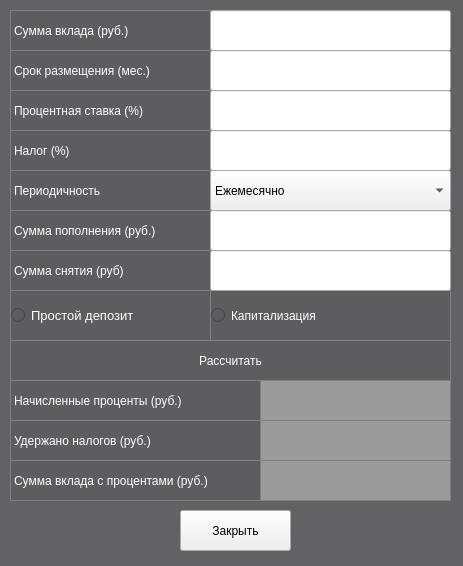
<?xml version="1.0" encoding="UTF-8"?>
<ui version="4.0">
 <class>DepositView</class>
 <widget class="QDialog" name="DepositView">
  <property name="geometry">
   <rect>
    <x>0</x>
    <y>0</y>
    <width>463</width>
    <height>566</height>
   </rect>
  </property>
  <property name="minimumSize">
   <size>
    <width>463</width>
    <height>560</height>
   </size>
  </property>
  <property name="maximumSize">
   <size>
    <width>463</width>
    <height>600</height>
   </size>
  </property>
  <property name="windowTitle">
   <string>DepositCalc</string>
  </property>
  <property name="styleSheet">
   <string notr="true">QDialog{
        background-color: rgba(93, 92, 94, 209);
}</string>
  </property>
  <property name="modal">
   <bool>true</bool>
  </property>
  <widget class="QLabel" name="label_summ">
   <property name="geometry">
    <rect>
     <x>10</x>
     <y>10</y>
     <width>201</width>
     <height>41</height>
    </rect>
   </property>
   <property name="styleSheet">
    <string notr="true">QLabel{
font:10pt &quot;.AppleSystemUIFont&quot;;
	color: rgb(255, 255, 255);
     border: 1px solid grey;
	background-color: rgba(93, 92, 94, 209);
}</string>
   </property>
   <property name="text">
    <string>Сумма вклада (руб.)</string>
   </property>
  </widget>
  <widget class="QLabel" name="label_period">
   <property name="geometry">
    <rect>
     <x>10</x>
     <y>50</y>
     <width>201</width>
     <height>41</height>
    </rect>
   </property>
   <property name="styleSheet">
    <string notr="true">QLabel{
font:10pt &quot;.AppleSystemUIFont&quot;;
	color: rgb(255, 255, 255);
     border: 1px solid grey;
	background-color: rgba(93, 92, 94, 209);
}</string>
   </property>
   <property name="text">
    <string>Срок размещения (мес.)</string>
   </property>
  </widget>
  <widget class="QLabel" name="label_begin">
   <property name="geometry">
    <rect>
     <x>470</x>
     <y>10</y>
     <width>211</width>
     <height>41</height>
    </rect>
   </property>
   <property name="styleSheet">
    <string notr="true">QLabel{
font:10pt &quot;.AppleSystemUIFont&quot;;
	color: rgb(255, 255, 255);
     border: 1px solid grey;
	background-color: rgba(93, 92, 94, 209);
}</string>
   </property>
   <property name="text">
    <string>Дата начала срока</string>
   </property>
   <property name="alignment">
    <set>Qt::AlignCenter</set>
   </property>
  </widget>
  <widget class="QCalendarWidget" name="calendarWidget">
   <property name="geometry">
    <rect>
     <x>470</x>
     <y>60</y>
     <width>211</width>
     <height>191</height>
    </rect>
   </property>
  </widget>
  <widget class="QLabel" name="label_persent">
   <property name="geometry">
    <rect>
     <x>10</x>
     <y>90</y>
     <width>201</width>
     <height>41</height>
    </rect>
   </property>
   <property name="styleSheet">
    <string notr="true">QLabel{
font:10pt &quot;.AppleSystemUIFont&quot;;
	color: rgb(255, 255, 255);
     border: 1px solid grey;
	background-color: rgba(93, 92, 94, 209);
}</string>
   </property>
   <property name="text">
    <string>Процентная ставка (%)</string>
   </property>
  </widget>
  <widget class="QLabel" name="label_replenish">
   <property name="geometry">
    <rect>
     <x>10</x>
     <y>170</y>
     <width>201</width>
     <height>41</height>
    </rect>
   </property>
   <property name="styleSheet">
    <string notr="true">QLabel{
font:10pt &quot;.AppleSystemUIFont&quot;;
	color: rgb(255, 255, 255);
     border: 1px solid grey;
	background-color: rgba(93, 92, 94, 209);
}</string>
   </property>
   <property name="text">
    <string>Периодичность</string>
   </property>
  </widget>
  <widget class="QPushButton" name="pushButton_calcDeposit">
   <property name="geometry">
    <rect>
     <x>10</x>
     <y>340</y>
     <width>441</width>
     <height>41</height>
    </rect>
   </property>
   <property name="styleSheet">
    <string notr="true">QPushButton {
	font:14pt &quot;.AppleSystemUIFont&quot;;
	color: rgb(255, 255, 255);
     border: 1px solid grey;
	background-color: rgba(93, 92, 94, 209);
}
QPushButton:pressed {
  background-color: qlineargradient(x1: 0, y1: 0, x2: 0, y2: 1,
                             stop: 0 #dadbde, stop: 1 #f6f7fa);
}</string>
   </property>
   <property name="text">
    <string>Рассчитать</string>
   </property>
  </widget>
  <widget class="QLineEdit" name="deposit_summ">
   <property name="geometry">
    <rect>
     <x>210</x>
     <y>10</y>
     <width>241</width>
     <height>41</height>
    </rect>
   </property>
  </widget>
  <widget class="QLineEdit" name="period">
   <property name="geometry">
    <rect>
     <x>210</x>
     <y>50</y>
     <width>241</width>
     <height>41</height>
    </rect>
   </property>
  </widget>
  <widget class="QLineEdit" name="percent">
   <property name="geometry">
    <rect>
     <x>210</x>
     <y>90</y>
     <width>241</width>
     <height>41</height>
    </rect>
   </property>
  </widget>
  <widget class="QComboBox" name="comboBox_periodization">
   <property name="geometry">
    <rect>
     <x>210</x>
     <y>170</y>
     <width>241</width>
     <height>41</height>
    </rect>
   </property>
   <item>
    <property name="text">
     <string>Ежемесячно</string>
    </property>
   </item>
   <item>
    <property name="text">
     <string>Ежеквартально</string>
    </property>
   </item>
   <item>
    <property name="text">
     <string>Ежегодно</string>
    </property>
   </item>
   <item>
    <property name="text">
     <string>В конце срока</string>
    </property>
   </item>
  </widget>
  <widget class="QLabel" name="label_summAll">
   <property name="geometry">
    <rect>
     <x>10</x>
     <y>460</y>
     <width>251</width>
     <height>41</height>
    </rect>
   </property>
   <property name="styleSheet">
    <string notr="true">QLabel{
font:10pt &quot;.AppleSystemUIFont&quot;;
	color: rgb(255, 255, 255);
     border: 1px solid grey;
	background-color: rgba(93, 92, 94, 209);
}</string>
   </property>
   <property name="text">
    <string>Сумма вклада c процентами (руб.)</string>
   </property>
  </widget>
  <widget class="QLabel" name="label_procents_end">
   <property name="geometry">
    <rect>
     <x>10</x>
     <y>380</y>
     <width>251</width>
     <height>41</height>
    </rect>
   </property>
   <property name="styleSheet">
    <string notr="true">QLabel{
font:10pt &quot;.AppleSystemUIFont&quot;;
	color: rgb(255, 255, 255);
     border: 1px solid grey;
	background-color: rgba(93, 92, 94, 209);
}</string>
   </property>
   <property name="text">
    <string>Начисленные проценты (руб.)</string>
   </property>
  </widget>
  <widget class="QLabel" name="label_tax">
   <property name="geometry">
    <rect>
     <x>10</x>
     <y>420</y>
     <width>251</width>
     <height>41</height>
    </rect>
   </property>
   <property name="styleSheet">
    <string notr="true">QLabel{
font:10pt &quot;.AppleSystemUIFont&quot;;
	color: rgb(255, 255, 255);
     border: 1px solid grey;
	background-color: rgba(93, 92, 94, 209);
}</string>
   </property>
   <property name="text">
    <string>Удержано налогов (руб.)</string>
   </property>
  </widget>
  <widget class="QLabel" name="label_profit">
   <property name="geometry">
    <rect>
     <x>260</x>
     <y>380</y>
     <width>191</width>
     <height>41</height>
    </rect>
   </property>
   <property name="styleSheet">
    <string notr="true">QLabel{
    border: 1px solid grey;
	background-color: rgb(155, 155, 155);
	font: 10pt &quot;Arial&quot;;
}</string>
   </property>
   <property name="text">
    <string/>
   </property>
  </widget>
  <widget class="QLabel" name="label_total">
   <property name="geometry">
    <rect>
     <x>260</x>
     <y>460</y>
     <width>191</width>
     <height>41</height>
    </rect>
   </property>
   <property name="styleSheet">
    <string notr="true">QLabel{
    border: 1px solid grey;
	background-color: rgb(155, 155, 155);
	font: 10pt &quot;Arial&quot;;
}</string>
   </property>
  </widget>
  <widget class="QLabel" name="label_tax_2">
   <property name="geometry">
    <rect>
     <x>260</x>
     <y>420</y>
     <width>191</width>
     <height>41</height>
    </rect>
   </property>
   <property name="styleSheet">
    <string notr="true">QLabel{
    border: 1px solid grey;
	background-color: rgb(155,155, 155);
	font: 10pt &quot;Arial&quot;;
}</string>
   </property>
   <property name="text">
    <string/>
   </property>
  </widget>
  <widget class="QLabel" name="label_cash">
   <property name="geometry">
    <rect>
     <x>10</x>
     <y>250</y>
     <width>201</width>
     <height>41</height>
    </rect>
   </property>
   <property name="styleSheet">
    <string notr="true">QLabel{
font:10pt &quot;.AppleSystemUIFont&quot;;
	color: rgb(255, 255, 255);
     border: 1px solid grey;
	background-color: rgba(93, 92, 94, 209);
}</string>
   </property>
   <property name="text">
    <string>Сумма снятия (руб)</string>
   </property>
  </widget>
  <widget class="QLabel" name="label_replenish_2">
   <property name="geometry">
    <rect>
     <x>10</x>
     <y>210</y>
     <width>201</width>
     <height>41</height>
    </rect>
   </property>
   <property name="styleSheet">
    <string notr="true">QLabel{
font:10pt &quot;.AppleSystemUIFont&quot;;
	color: rgb(255, 255, 255);
     border: 1px solid grey;
	background-color: rgba(93, 92, 94, 209);
}</string>
   </property>
   <property name="text">
    <string>Сумма пополнения (руб.)</string>
   </property>
  </widget>
  <widget class="QLineEdit" name="refill">
   <property name="geometry">
    <rect>
     <x>210</x>
     <y>210</y>
     <width>241</width>
     <height>41</height>
    </rect>
   </property>
   <property name="text">
    <string/>
   </property>
  </widget>
  <widget class="QPushButton" name="pushButton_closedeposit">
   <property name="geometry">
    <rect>
     <x>180</x>
     <y>510</y>
     <width>111</width>
     <height>41</height>
    </rect>
   </property>
   <property name="text">
    <string>Закрыть</string>
   </property>
  </widget>
  <widget class="QRadioButton" name="radioButton_simple">
   <property name="geometry">
    <rect>
     <x>10</x>
     <y>290</y>
     <width>201</width>
     <height>51</height>
    </rect>
   </property>
   <property name="font">
    <font>
     <family>.AppleSystemUIFont</family>
     <pointsize>10</pointsize>
     <italic>false</italic>
     <bold>false</bold>
    </font>
   </property>
   <property name="styleSheet">
    <string notr="true">QRadioButton{
font:10pt &quot;.AppleSystemUIFont&quot;;
	color: rgb(255, 255, 255);
     border: 1px solid grey;
	background-color: rgba(93, 92, 94, 209);
}</string>
   </property>
   <property name="text">
    <string>Простой депозит</string>
   </property>
  </widget>
  <widget class="QRadioButton" name="radioButton_capital">
   <property name="geometry">
    <rect>
     <x>210</x>
     <y>290</y>
     <width>241</width>
     <height>51</height>
    </rect>
   </property>
   <property name="styleSheet">
    <string notr="true">QRadioButton{
font:10pt &quot;.AppleSystemUIFont&quot;;
	color: rgb(255, 255, 255);
     border: 1px solid grey;
	background-color: rgba(93, 92, 94, 209);
}</string>
   </property>
   <property name="text">
    <string>Капитализация</string>
   </property>
  </widget>
  <widget class="QLineEdit" name="write_off">
   <property name="geometry">
    <rect>
     <x>210</x>
     <y>250</y>
     <width>241</width>
     <height>41</height>
    </rect>
   </property>
   <property name="text">
    <string/>
   </property>
  </widget>
  <widget class="QLabel" name="label_persent_2">
   <property name="geometry">
    <rect>
     <x>10</x>
     <y>130</y>
     <width>201</width>
     <height>41</height>
    </rect>
   </property>
   <property name="styleSheet">
    <string notr="true">QLabel{
font:10pt &quot;.AppleSystemUIFont&quot;;
	color: rgb(255, 255, 255);
     border: 1px solid grey;
	background-color: rgba(93, 92, 94, 209);
}</string>
   </property>
   <property name="text">
    <string>Налог (%)</string>
   </property>
  </widget>
  <widget class="QLineEdit" name="percentBet">
   <property name="geometry">
    <rect>
     <x>210</x>
     <y>130</y>
     <width>241</width>
     <height>41</height>
    </rect>
   </property>
  </widget>
 </widget>
 <resources/>
 <connections/>
</ui>
